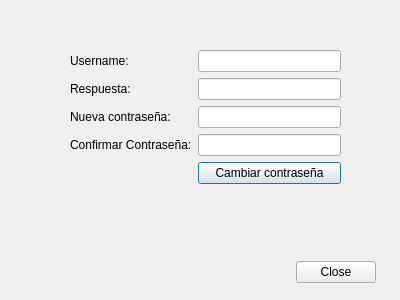
<?xml version="1.0" encoding="UTF-8"?>
<ui version="4.0">
 <class>ResetPasswordDialog</class>
 <widget class="QDialog" name="ResetPasswordDialog">
  <property name="geometry">
   <rect>
    <x>0</x>
    <y>0</y>
    <width>400</width>
    <height>300</height>
   </rect>
  </property>
  <property name="windowTitle">
   <string>Dialog</string>
  </property>
  <widget class="QWidget" name="formLayoutWidget">
   <property name="geometry">
    <rect>
     <x>70</x>
     <y>50</y>
     <width>271</width>
     <height>138</height>
    </rect>
   </property>
   <layout class="QFormLayout" name="formLayout">
    <item row="0" column="0">
     <widget class="QLabel" name="usernameLabel">
      <property name="text">
       <string>Username:</string>
      </property>
     </widget>
    </item>
    <item row="0" column="1">
     <widget class="QLineEdit" name="userEdit"/>
    </item>
    <item row="1" column="0">
     <widget class="QLabel" name="respuestaLabel">
      <property name="text">
       <string>Respuesta:</string>
      </property>
     </widget>
    </item>
    <item row="1" column="1">
     <widget class="QLineEdit" name="answerEdit"/>
    </item>
    <item row="2" column="0">
     <widget class="QLabel" name="nuevaContraseALabel">
      <property name="text">
       <string>Nueva contraseña:</string>
      </property>
     </widget>
    </item>
    <item row="2" column="1">
     <widget class="QLineEdit" name="newPassEdit">
      <property name="echoMode">
       <enum>QLineEdit::EchoMode::Password</enum>
      </property>
     </widget>
    </item>
    <item row="3" column="0">
     <widget class="QLabel" name="confirmarContraseALabel">
      <property name="text">
       <string>Confirmar Contraseña:</string>
      </property>
     </widget>
    </item>
    <item row="3" column="1">
     <widget class="QLineEdit" name="confEdit">
      <property name="echoMode">
       <enum>QLineEdit::EchoMode::Password</enum>
      </property>
     </widget>
    </item>
    <item row="4" column="1">
     <widget class="QPushButton" name="resetButton">
      <property name="text">
       <string>Cambiar contraseña</string>
      </property>
     </widget>
    </item>
   </layout>
  </widget>
  <widget class="QDialogButtonBox" name="buttonBox">
   <property name="geometry">
    <rect>
     <x>220</x>
     <y>260</y>
     <width>156</width>
     <height>24</height>
    </rect>
   </property>
   <property name="standardButtons">
    <set>QDialogButtonBox::StandardButton::Close</set>
   </property>
  </widget>
 </widget>
 <resources/>
 <connections/>
</ui>
